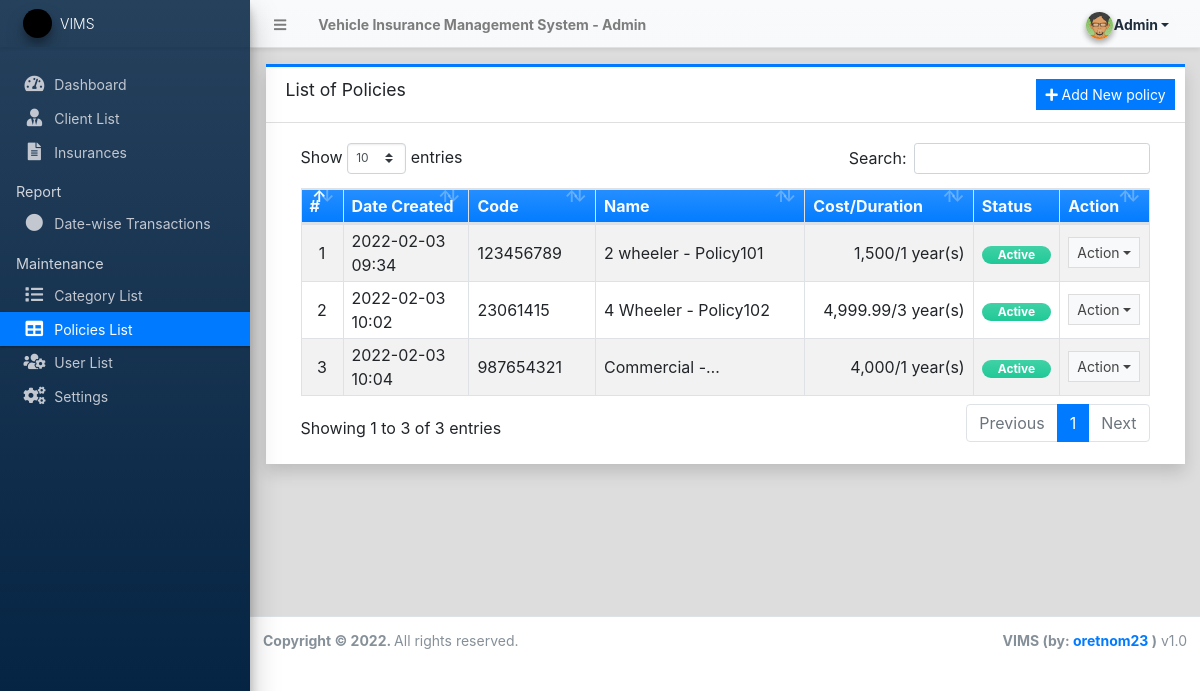
The page /admin/?page=policies (signed in) on the database its author committed.
### tables this page shows
CREATE TABLE `policy_list` (
  `id` int(30) NOT NULL,
  `category_id` int(30) NOT NULL,
  `code` varchar(100) NOT NULL,
  `name` text NOT NULL,
  `description` text NOT NULL,
  `duration` float NOT NULL DEFAULT 0,
  `cost` float NOT NULL DEFAULT 0,
  `doc_path` text DEFAULT NULL,
  `status` tinyint(4) NOT NULL DEFAULT 1,
  `delete_flag` tinyint(4) NOT NULL DEFAULT 0,
  `date_created` datetime NOT NULL DEFAULT current_timestamp(),
  `date_updated` datetime DEFAULT NULL ON UPDATE current_timestamp()
);

CREATE TABLE `category_list` (
  `id` int(30) NOT NULL,
  `name` text NOT NULL,
  `description` text NOT NULL,
  `status` tinyint(1) NOT NULL DEFAULT 1,
  `delete_flag` tinyint(1) NOT NULL DEFAULT 0,
  `date_created` datetime NOT NULL DEFAULT current_timestamp(),
  `date_updated` datetime DEFAULT NULL ON UPDATE current_timestamp()
);

### classes/DBConnection.php (called while the page is built, shortened)
<?php
class DBConnection{
    private $host = DB_SERVER;
    private $username = DB_USERNAME;
    private $password = DB_PASSWORD;
    private $database = DB_NAME;
    public $conn;
    public function __construct(){
        if (!isset($this->conn)) {
            $this->conn = new mysqli($this->host, $this->username, $this->password, $this->database);
        }
    }
}
?>

### classes/SystemSettings.php (called while the page is built, shortened)
<?php
class SystemSettings extends DBConnection{
	function userdata($field = ''){
		if(!empty($field)){
			if(isset($_SESSION['userdata'][$field]))
				return $_SESSION['userdata'][$field];
			else
				return null;
		}else{
			return false;
		}
	}
}
$_settings = new SystemSettings();
?>

### config.php (called while the page is built, shortened)
<?php
require_once('classes/DBConnection.php');
require_once('classes/SystemSettings.php');
function format_num($number){
    if(is_numeric($number)){
        $ex = explode(".",$number);
        $dec_length = isset($ex[1]) ? strlen($ex[1]) : 0;
        return number_format($number,$dec_length);
    }else{
        return '0';
    }
}
?>

### admin/policies/index.php (the view, shortened to what this page needs)
<div class="card card-outline card-primary rounded-0 shadow">
	<div class="card-header">
		<h3 class="card-title">List of Policies</h3>
		<?php if($_settings->userdata('type') == 1): ?>
		<div class="card-tools">
			<a href="javascript:void(0)" id="create_new" class="btn btn-flat btn-sm btn-primary"><span class="fas fa-plus"></span>  Add New policy</a>
		</div>
		<?php endif; ?>
	</div>
	<div class="card-body">
		<div class="container-fluid">
        <div class="container-fluid">
			<table class="table table-bordered table-hover table-striped">
				<colgroup>
					<col width="5%">
					<col width="15%">
					<col width="15%">
					<col width="25%">
					<col width="20%">
					<col width="10%">
					<col width="10%">
				</colgroup>
				<thead>
					<tr class="bg-gradient-primary text-light">
						<th>#</th>
						<th>Date Created</th>
						<th>Code</th>
						<th>Name</th>
						<th>Cost/Duration</th>
						<th>Status</th>
						<th>Action</th>
					</tr>
				</thead>
				<tbody>
					<?php
						$i = 1;
						$qry = $conn->query("SELECT p.*,c.name as category from `policy_list` p inner join category_list c on p.category_id = c.id where p.delete_flag = 0 order by c.`name` asc, p.name asc ");
						while($row = $qry->fetch_assoc()):
					?>
						<tr>
							<td class="text-center"><?php echo $i++; ?></td>
							<td class=""><?php echo date("Y-m-d H:i",strtotime($row['date_created'])) ?></td>
							<td class=""><p class="m-0 truncate-1"><?php echo $row['code'] ?></p></td>
							<td class=""><p class="m-0 truncate-1"><?php echo $row['category']." - ".$row['name'] ?></p></td>
							<td class="text-right"><?= format_num($row['cost'])."/".format_num($row['duration']).' year(s)' ?></td>
							<td class="text-center">
								<?php
									switch ($row['status']){
										case 1:
											echo '<span class="rounded-pill badge badge-success bg-gradient-teal px-3">Active</span>';
											break;
									}
								?>
							</td>
							<td align="center">
								 <button type="button" class="btn btn-flat btn-default btn-sm dropdown-toggle dropdown-icon" data-toggle="dropdown">
				                  		Action
				                  </button>
							</td>
						</tr>
					<?php endwhile; ?>
				</tbody>
			</table>
		</div>
		</div>
	</div>
</div>

### rows shown on the page
policy_list: date_created "2022-02-03 09:34", code "123456789", category.name "2 wheeler", name "Policy101", cost "1,500", duration "1", status "Active"
policy_list: date_created "2022-02-03 10:02", code "23061415", category.name "4 Wheeler", name "Policy102", cost "4,999.99", duration "3", status "Active"
policy_list: date_created "2022-02-03 10:04", code "987654321", category.name "Commercial", cost "4,000", duration "1", status "Active"

### other values the page prints
$_settings->info('name') "Vehicle Insurance Management System"
$_settings->userdata('firstname').' '.$_settings->userdata('lastname') "Admin"
$_settings->info('short_name') "VIMS"
